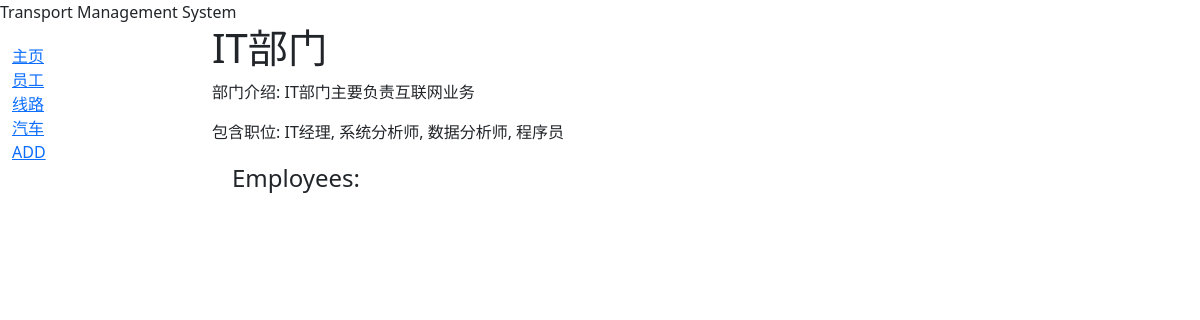
The page /catalog/department/1 on the database as committed earlier.
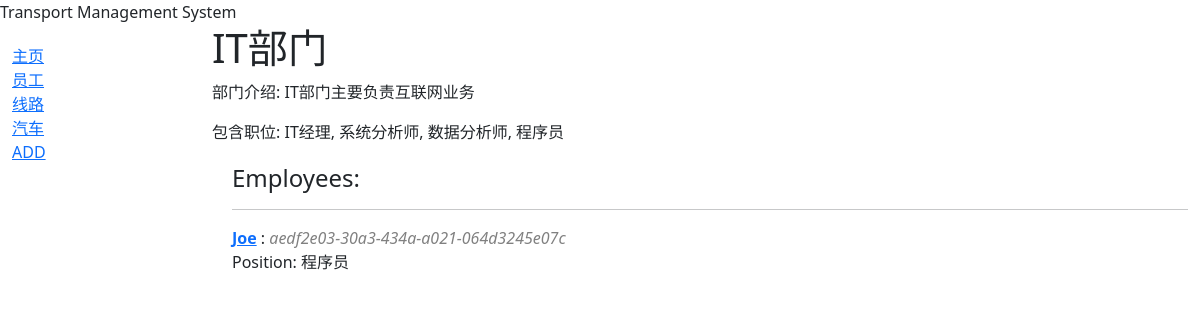
The same page on the database as committed later.
### catalog/models.py (models this page shows, shortened)
class Employee(models.Model):
    id = models.UUIDField(primary_key=True, default=uuid.uuid4,
                          help_text="Unique ID for this particular Employee")
    eName = models.CharField(max_length=200)
    birthDate = models.DateField(help_text="Enter the employee's birth date")
    eResume = models.TextField(max_length=1000, help_text="Enter the description of this staff")
    hireDate = models.DateField(help_text="Enter the employee's hired date")
    eSalary = models.DecimalField(
        max_digits=10,
        decimal_places=2,
        help_text="Enter the employee's monthly salary"
    )
    department = models.ForeignKey(Department, on_delete=models.RESTRICT, null=True,help_text="Select a department for this employee")
    position = models.ForeignKey(Position, on_delete=models.RESTRICT, null=True, help_text="Select a position for this employee")
    class Meta:
        ordering = ['eName']
    def get_absolute_url(self):
        return reverse('employee-detail', args=[str(self.id)])

class Position(models.Model):
    pName = models.CharField(
        max_length=200,
        unique=True,
        help_text="Enter a position (e.g. Driver ...)"
    )
    def __str__(self):
        return self.pName
    class Meta:
        constraints = [
            UniqueConstraint(
                Lower('pName'),
                name='position_pname_case_insensitive_unique',
                violation_error_message = "Genre already exists (case insensitive match)"
            ),
        ]

### catalog/views.py (the view)
# urls.py: path('department/<int:pk>',views.DepartmentDetailView.as_view(), name='department-detail'),
class DepartmentDetailView(generic.DetailView):
    model = Department
    def get_context_data(self, **kwargs):
        context = super().get_context_data(**kwargs)
        context['employees'] = Employee.objects.filter(department=self.object)
        return context

### catalog/templates/catalog/department_detail.html (shortened to what this page needs)
{% extends "base_generic.html" %}
{% block content %}
  <h1>{{ department.dName }}</h1>
  <p>部门介绍: {{ department.dSummary }}</a></p>
  <p>包含职位:  {{ department.positions.all|join:", " }}</p>
  <div style="margin-left:20px;margin-top:20px">
    <h4>Employees:</h4>
    {% for employee in employees %}
      <hr />
      <p>
        <strong><a href="{{employee.get_absolute_url}}">{{ employee.eName }}</a></strong> :<span style="font-style: italic; color: gray;"> {{ employee.id }}</span> <br/>
        Position: {{ employee.position.pName }}
    </p>
    {% endfor %}
  </div>
{% endblock %}

Rows that differ between the two databases and show on the page:
added Employee: eName "Joe", id "aedf2e03-30a3-434a-a021-064d3245e07c", position.pName "程序员"
